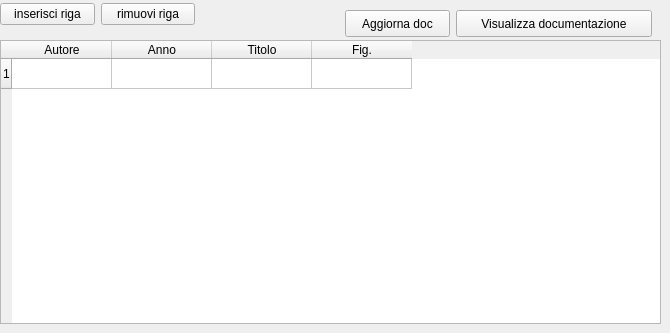
     <widget class="QWidget" name="tab_5">
      <attribute name="title">
       <string>Bibliografia</string>
      </attribute>
      <widget class="QPushButton" name="pushButton_draw_doc">
       <property name="geometry">
        <rect>
         <x>456</x>
         <y>10</y>
         <width>196</width>
         <height>27</height>
        </rect>
       </property>
       <property name="text">
        <string>Visualizza documentazione</string>
       </property>
      </widget>
      <widget class="QPushButton" name="pushButton">
       <property name="geometry">
        <rect>
         <x>345</x>
         <y>10</y>
         <width>105</width>
         <height>27</height>
        </rect>
       </property>
       <property name="text">
        <string>Aggiorna doc</string>
       </property>
      </widget>
      <widget class="QTableWidget" name="tableWidget_bibliografia">
       <property name="geometry">
        <rect>
         <x>0</x>
         <y>40</y>
         <width>661</width>
         <height>284</height>
        </rect>
       </property>
       <property name="minimumSize">
        <size>
         <width>0</width>
         <height>284</height>
        </size>
       </property>
       <property name="maximumSize">
        <size>
         <width>16777215</width>
         <height>284</height>
        </size>
       </property>
       <property name="font">
        <font>
         <kerning>true</kerning>
        </font>
       </property>
       <property name="frameShape">
        <enum>QFrame::StyledPanel</enum>
       </property>
       <property name="frameShadow">
        <enum>QFrame::Sunken</enum>
       </property>
       <property name="verticalScrollBarPolicy">
        <enum>Qt::ScrollBarAsNeeded</enum>
       </property>
       <property name="horizontalScrollBarPolicy">
        <enum>Qt::ScrollBarAsNeeded</enum>
       </property>
       <property name="editTriggers">
        <set>QAbstractItemView::AnyKeyPressed|QAbstractItemView::DoubleClicked|QAbstractItemView::EditKeyPressed</set>
       </property>
       <property name="selectionMode">
        <enum>QAbstractItemView::SingleSelection</enum>
       </property>
       <property name="selectionBehavior">
        <enum>QAbstractItemView::SelectRows</enum>
       </property>
       <property name="rowCount">
        <number>1</number>
       </property>
       <property name="columnCount">
        <number>4</number>
       </property>
       <attribute name="horizontalHeaderCascadingSectionResizes">
        <bool>false</bool>
       </attribute>
       <row/>
       <column>
        <property name="text">
         <string>Autore</string>
        </property>
       </column>
       <column>
        <property name="text">
         <string>Anno</string>
        </property>
       </column>
       <column>
        <property name="text">
         <string>Titolo</string>
        </property>
       </column>
       <column>
        <property name="text">
         <string>Fig.</string>
        </property>
       </column>
      </widget>
      <widget class="QWidget" name="layoutWidget">
       <property name="geometry">
        <rect>
         <x>0</x>
         <y>0</y>
         <width>195</width>
         <height>29</height>
        </rect>
       </property>
       <layout class="QHBoxLayout" name="horizontalLayout_5">
        <item>
         <widget class="QPushButton" name="pushButton_insert_row_bibliografia">
          <property name="font">
           <font>
            <pointsize>9</pointsize>
           </font>
          </property>
          <property name="text">
           <string>inserisci riga</string>
          </property>
         </widget>
        </item>
        <item>
         <widget class="QPushButton" name="pushButton_remove_row_bibliografia">
          <property name="font">
           <font>
            <pointsize>9</pointsize>
           </font>
          </property>
          <property name="text">
           <string>rimuovi riga</string>
          </property>
         </widget>
        </item>
       </layout>
      </widget>
     </widget>
